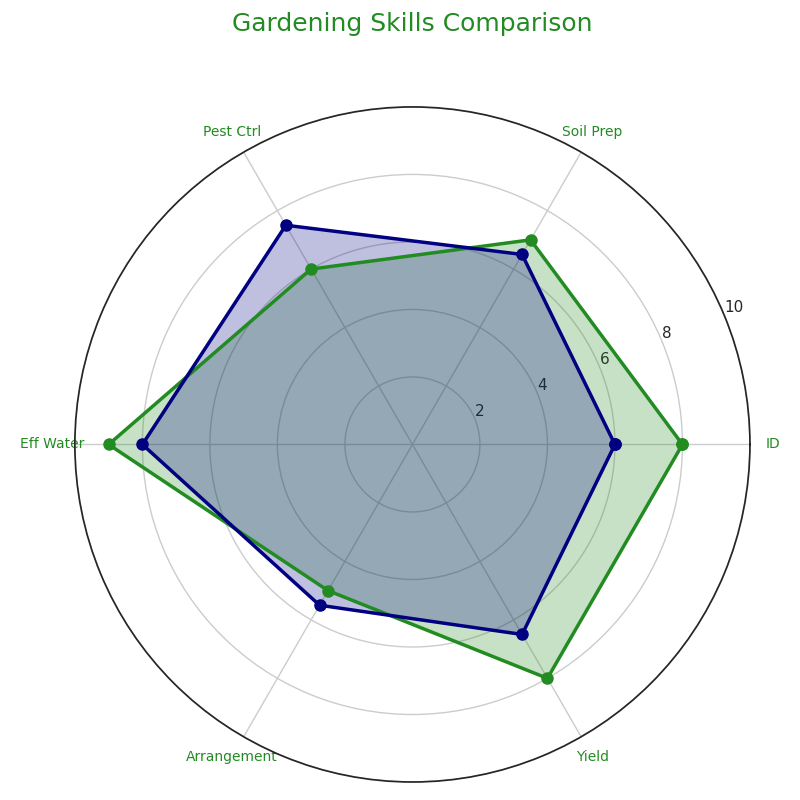

This chart was generated by the following Python code:
import numpy as np
import matplotlib.pyplot as plt

categories = ['ID', 'Soil Prep', 'Pest Ctrl', 'Eff Water', 'Arrangement', 'Yield']
N = len(categories)

# Original data series
values = [8, 7, 6, 9, 5, 8] 
values += values[:1]

# Additional made-up data series
additional_values = [6, 6.5, 7.5, 8, 5.5, 6.5] 
additional_values += additional_values[:1]

angles = np.linspace(0, 2 * np.pi, N, endpoint=False).tolist()
angles += angles[:1]  # Closing the loop by repeating the first angle

fig, ax = plt.subplots(figsize=(8, 8), subplot_kw=dict(polar=True))

plt.xticks(angles[:-1], categories, color='forestgreen', size=10, rotation=45)
plt.ylim(0, 10)

# Uniform colors for different data series
uniform_color_1 = 'forestgreen'
uniform_color_2 = 'navy'

# Plot the first radar chart line and fill the area inside
ax.plot(angles, values, linewidth=2.5, linestyle='-', color=uniform_color_1, marker='o', markersize=8)
ax.fill(angles, values, uniform_color_1, alpha=0.25)

# Plot the additional data series on the radar chart
ax.plot(angles, additional_values, linewidth=2.5, linestyle='-', color=uniform_color_2, marker='o', markersize=8)
ax.fill(angles, additional_values, uniform_color_2, alpha=0.25)

plt.title('Gardening Skills Comparison', size=18, color=uniform_color_1, loc='center', y=1.1)

plt.tight_layout()
plt.show()
